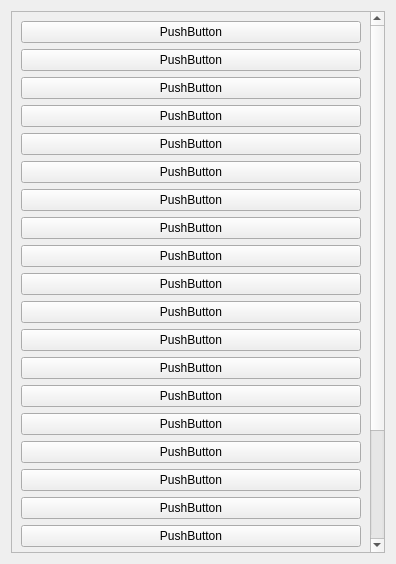
<?xml version="1.0" encoding="UTF-8"?>
<ui version="4.0">
 <class>AutoTestCalibration</class>
 <widget class="QWidget" name="AutoTestCalibration">
  <property name="geometry">
   <rect>
    <x>0</x>
    <y>0</y>
    <width>396</width>
    <height>564</height>
   </rect>
  </property>
  <property name="windowTitle">
   <string>Form</string>
  </property>
  <layout class="QVBoxLayout" name="verticalLayout">
   <item>
    <widget class="QScrollArea" name="scrollArea">
     <property name="widgetResizable">
      <bool>true</bool>
     </property>
     <widget class="QWidget" name="scrollAreaWidgetContents">
      <property name="geometry">
       <rect>
        <x>0</x>
        <y>0</y>
        <width>351</width>
        <height>855</height>
       </rect>
      </property>
      <layout class="QVBoxLayout" name="verticalLayout_2">
       <item>
        <widget class="QPushButton" name="pushButton">
         <property name="sizePolicy">
          <sizepolicy hsizetype="Minimum" vsizetype="Minimum">
           <horstretch>0</horstretch>
           <verstretch>0</verstretch>
          </sizepolicy>
         </property>
         <property name="text">
          <string>PushButton</string>
         </property>
        </widget>
       </item>
       <item>
        <widget class="QPushButton" name="pushButton_2">
         <property name="sizePolicy">
          <sizepolicy hsizetype="Minimum" vsizetype="Minimum">
           <horstretch>0</horstretch>
           <verstretch>0</verstretch>
          </sizepolicy>
         </property>
         <property name="text">
          <string>PushButton</string>
         </property>
        </widget>
       </item>
       <item>
        <widget class="QPushButton" name="pushButton_3">
         <property name="sizePolicy">
          <sizepolicy hsizetype="Minimum" vsizetype="Minimum">
           <horstretch>0</horstretch>
           <verstretch>0</verstretch>
          </sizepolicy>
         </property>
         <property name="text">
          <string>PushButton</string>
         </property>
        </widget>
       </item>
       <item>
        <widget class="QPushButton" name="pushButton_4">
         <property name="sizePolicy">
          <sizepolicy hsizetype="Minimum" vsizetype="Minimum">
           <horstretch>0</horstretch>
           <verstretch>0</verstretch>
          </sizepolicy>
         </property>
         <property name="text">
          <string>PushButton</string>
         </property>
        </widget>
       </item>
       <item>
        <widget class="QPushButton" name="pushButton_5">
         <property name="sizePolicy">
          <sizepolicy hsizetype="Minimum" vsizetype="Minimum">
           <horstretch>0</horstretch>
           <verstretch>0</verstretch>
          </sizepolicy>
         </property>
         <property name="text">
          <string>PushButton</string>
         </property>
        </widget>
       </item>
       <item>
        <widget class="QPushButton" name="pushButton_6">
         <property name="sizePolicy">
          <sizepolicy hsizetype="Minimum" vsizetype="Minimum">
           <horstretch>0</horstretch>
           <verstretch>0</verstretch>
          </sizepolicy>
         </property>
         <property name="text">
          <string>PushButton</string>
         </property>
        </widget>
       </item>
       <item>
        <widget class="QPushButton" name="pushButton_7">
         <property name="sizePolicy">
          <sizepolicy hsizetype="Minimum" vsizetype="Minimum">
           <horstretch>0</horstretch>
           <verstretch>0</verstretch>
          </sizepolicy>
         </property>
         <property name="text">
          <string>PushButton</string>
         </property>
        </widget>
       </item>
       <item>
        <widget class="QPushButton" name="pushButton_8">
         <property name="sizePolicy">
          <sizepolicy hsizetype="Minimum" vsizetype="Minimum">
           <horstretch>0</horstretch>
           <verstretch>0</verstretch>
          </sizepolicy>
         </property>
         <property name="text">
          <string>PushButton</string>
         </property>
        </widget>
       </item>
       <item>
        <widget class="QPushButton" name="pushButton_9">
         <property name="sizePolicy">
          <sizepolicy hsizetype="Minimum" vsizetype="Minimum">
           <horstretch>0</horstretch>
           <verstretch>0</verstretch>
          </sizepolicy>
         </property>
         <property name="text">
          <string>PushButton</string>
         </property>
        </widget>
       </item>
       <item>
        <widget class="QPushButton" name="pushButton_10">
         <property name="sizePolicy">
          <sizepolicy hsizetype="Minimum" vsizetype="Minimum">
           <horstretch>0</horstretch>
           <verstretch>0</verstretch>
          </sizepolicy>
         </property>
         <property name="text">
          <string>PushButton</string>
         </property>
        </widget>
       </item>
       <item>
        <widget class="QPushButton" name="pushButton_11">
         <property name="sizePolicy">
          <sizepolicy hsizetype="Minimum" vsizetype="Minimum">
           <horstretch>0</horstretch>
           <verstretch>0</verstretch>
          </sizepolicy>
         </property>
         <property name="text">
          <string>PushButton</string>
         </property>
        </widget>
       </item>
       <item>
        <widget class="QPushButton" name="pushButton_12">
         <property name="sizePolicy">
          <sizepolicy hsizetype="Minimum" vsizetype="Minimum">
           <horstretch>0</horstretch>
           <verstretch>0</verstretch>
          </sizepolicy>
         </property>
         <property name="text">
          <string>PushButton</string>
         </property>
        </widget>
       </item>
       <item>
        <widget class="QPushButton" name="pushButton_13">
         <property name="sizePolicy">
          <sizepolicy hsizetype="Minimum" vsizetype="Minimum">
           <horstretch>0</horstretch>
           <verstretch>0</verstretch>
          </sizepolicy>
         </property>
         <property name="text">
          <string>PushButton</string>
         </property>
        </widget>
       </item>
       <item>
        <widget class="QPushButton" name="pushButton_14">
         <property name="sizePolicy">
          <sizepolicy hsizetype="Minimum" vsizetype="Minimum">
           <horstretch>0</horstretch>
           <verstretch>0</verstretch>
          </sizepolicy>
         </property>
         <property name="text">
          <string>PushButton</string>
         </property>
        </widget>
       </item>
       <item>
        <widget class="QPushButton" name="pushButton_15">
         <property name="sizePolicy">
          <sizepolicy hsizetype="Minimum" vsizetype="Minimum">
           <horstretch>0</horstretch>
           <verstretch>0</verstretch>
          </sizepolicy>
         </property>
         <property name="text">
          <string>PushButton</string>
         </property>
        </widget>
       </item>
       <item>
        <widget class="QPushButton" name="pushButton_16">
         <property name="sizePolicy">
          <sizepolicy hsizetype="Minimum" vsizetype="Minimum">
           <horstretch>0</horstretch>
           <verstretch>0</verstretch>
          </sizepolicy>
         </property>
         <property name="text">
          <string>PushButton</string>
         </property>
        </widget>
       </item>
       <item>
        <widget class="QPushButton" name="pushButton_17">
         <property name="sizePolicy">
          <sizepolicy hsizetype="Minimum" vsizetype="Minimum">
           <horstretch>0</horstretch>
           <verstretch>0</verstretch>
          </sizepolicy>
         </property>
         <property name="text">
          <string>PushButton</string>
         </property>
        </widget>
       </item>
       <item>
        <widget class="QPushButton" name="pushButton_18">
         <property name="sizePolicy">
          <sizepolicy hsizetype="Minimum" vsizetype="Minimum">
           <horstretch>0</horstretch>
           <verstretch>0</verstretch>
          </sizepolicy>
         </property>
         <property name="text">
          <string>PushButton</string>
         </property>
        </widget>
       </item>
       <item>
        <widget class="QPushButton" name="pushButton_19">
         <property name="sizePolicy">
          <sizepolicy hsizetype="Minimum" vsizetype="Minimum">
           <horstretch>0</horstretch>
           <verstretch>0</verstretch>
          </sizepolicy>
         </property>
         <property name="text">
          <string>PushButton</string>
         </property>
        </widget>
       </item>
       <item>
        <widget class="QPushButton" name="pushButton_20">
         <property name="sizePolicy">
          <sizepolicy hsizetype="Minimum" vsizetype="Minimum">
           <horstretch>0</horstretch>
           <verstretch>0</verstretch>
          </sizepolicy>
         </property>
         <property name="text">
          <string>PushButton</string>
         </property>
        </widget>
       </item>
       <item>
        <widget class="QPushButton" name="pushButton_21">
         <property name="sizePolicy">
          <sizepolicy hsizetype="Minimum" vsizetype="Minimum">
           <horstretch>0</horstretch>
           <verstretch>0</verstretch>
          </sizepolicy>
         </property>
         <property name="text">
          <string>PushButton</string>
         </property>
        </widget>
       </item>
       <item>
        <widget class="QPushButton" name="pushButton_22">
         <property name="sizePolicy">
          <sizepolicy hsizetype="Minimum" vsizetype="Minimum">
           <horstretch>0</horstretch>
           <verstretch>0</verstretch>
          </sizepolicy>
         </property>
         <property name="text">
          <string>PushButton</string>
         </property>
        </widget>
       </item>
       <item>
        <widget class="QPushButton" name="pushButton_23">
         <property name="sizePolicy">
          <sizepolicy hsizetype="Minimum" vsizetype="Minimum">
           <horstretch>0</horstretch>
           <verstretch>0</verstretch>
          </sizepolicy>
         </property>
         <property name="text">
          <string>PushButton</string>
         </property>
        </widget>
       </item>
       <item>
        <widget class="QPushButton" name="pushButton_24">
         <property name="sizePolicy">
          <sizepolicy hsizetype="Minimum" vsizetype="Minimum">
           <horstretch>0</horstretch>
           <verstretch>0</verstretch>
          </sizepolicy>
         </property>
         <property name="text">
          <string>PushButton</string>
         </property>
        </widget>
       </item>
      </layout>
     </widget>
    </widget>
   </item>
  </layout>
 </widget>
 <resources/>
 <connections/>
</ui>
